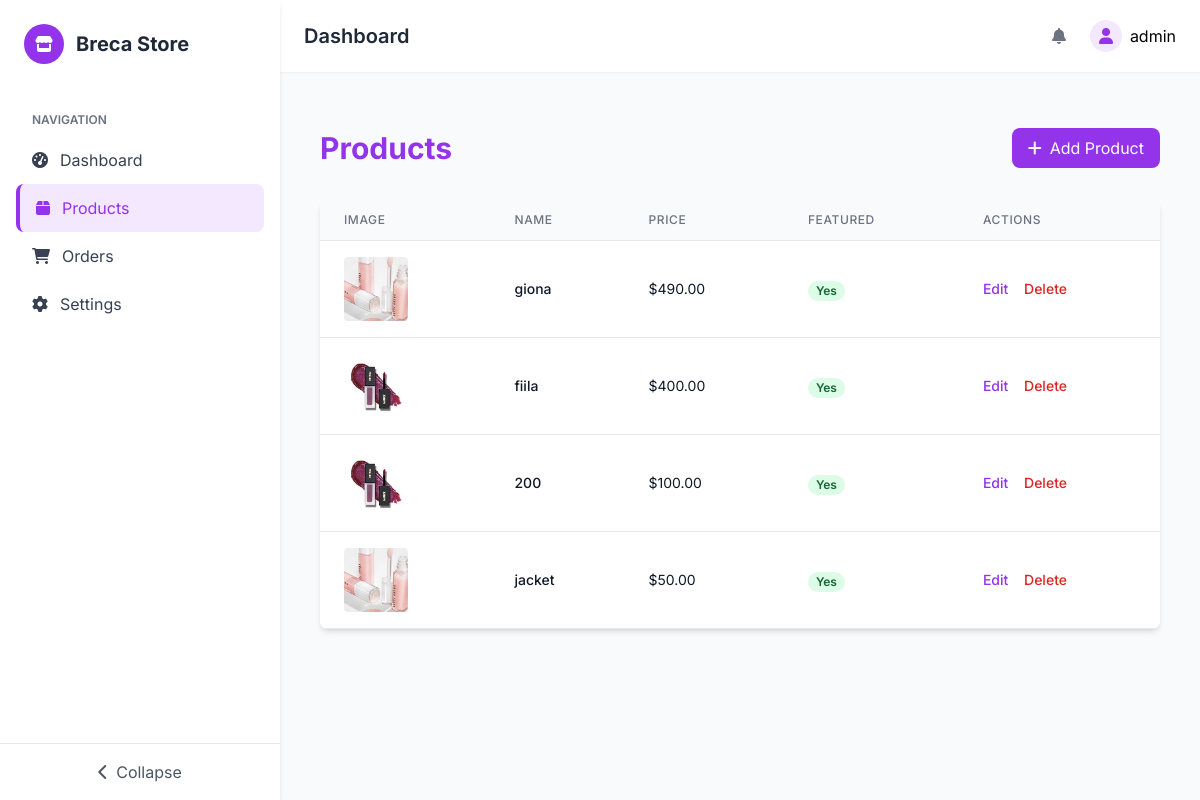
Screenshot of /admin-panel/products/ (signed in) with the database file from the repository.
### store/models.py (models this page shows, shortened)
class StoreSettings(models.Model):
    store_name = models.CharField(max_length=100)
    email = models.EmailField()
    address = models.TextField()
    phone = models.CharField(max_length=20)
    whatsapp = models.CharField(max_length=20)
    instagram = models.URLField(blank=True)
    facebook = models.URLField(blank=True)
    twitter = models.URLField(blank=True)
    logo = models.ImageField(upload_to='store/logos/', blank=True)
    class Meta:
        verbose_name = 'Store Settings'
        verbose_name_plural = 'Store Settings'

class Product(models.Model):
    name = models.CharField(max_length=200)
    price = models.DecimalField(max_digits=10, decimal_places=2)
    description = models.TextField()
    image = models.ImageField(upload_to='products/')
    featured = models.BooleanField(default=False)
    created_at = models.DateTimeField(auto_now_add=True)

### store/views.py (the view)
# urls.py: path('admin-panel/products/', views.admin_products, name='admin_products'),
@user_passes_test(is_admin)
def admin_products(request):
    products = Product.objects.all().order_by('-created_at')
    return render(request, 'store/admin/products.html', {
        'products': products,
    })

### store/context_processors.py (called while the page is built)
def store_settings(request):
    settings = StoreSettings.objects.first()
    return {'store_settings': settings}

### store/views.py (called while the page is built)
def is_admin(user):
    return user.is_staff

### store/templates/store/admin/products.html (shortened to what this page needs)
{% extends 'store/admin/base.html' %}
{% block content %}
<div class="container mx-auto px-4 py-8">
    <div class="flex justify-between items-center mb-8">
        <h1 class="text-3xl font-bold text-[#9333EA]">Products</h1>
        <a href="{% url 'admin_product_add' %}" class="bg-purple-600 hover:bg-purple-700 text-white px-4 py-2 rounded-lg flex items-center">
            <i class="fas fa-plus mr-2"></i> Add Product
        </a>
    </div>
    <div class="bg-white rounded-lg shadow-md overflow-hidden">
        <div class="overflow-x-auto">
            <table class="min-w-full divide-y divide-gray-200">
                <thead class="bg-gray-50">
                    <tr>
                        <th scope="col" class="px-6 py-3 text-left text-xs font-medium text-gray-500 uppercase tracking-wider">Image</th>
                        <th scope="col" class="px-6 py-3 text-left text-xs font-medium text-gray-500 uppercase tracking-wider">Name</th>
                        <th scope="col" class="px-6 py-3 text-left text-xs font-medium text-gray-500 uppercase tracking-wider">Price</th>
                        <th scope="col" class="px-6 py-3 text-left text-xs font-medium text-gray-500 uppercase tracking-wider">Featured</th>
                        <th scope="col" class="px-6 py-3 text-left text-xs font-medium text-gray-500 uppercase tracking-wider">Actions</th>
                    </tr>
                </thead>
                <tbody class="bg-white divide-y divide-gray-200">
                    {% for product in products %}
                    <tr>
                        <td class="px-6 py-4 whitespace-nowrap">
                            <img src="{{ product.image.url }}" alt="{{ product.name }}" class="h-16 w-16 object-cover rounded">
                        </td>
                        <td class="px-6 py-4 whitespace-nowrap">
                            <div class="text-sm font-medium text-gray-900">{{ product.name }}</div>
                        </td>
                        <td class="px-6 py-4 whitespace-nowrap">
                            <div class="text-sm text-gray-900">${{ product.price }}</div>
                        </td>
                        <td class="px-6 py-4 whitespace-nowrap">
                            {% if product.featured %}
                            <span class="px-2 inline-flex text-xs leading-5 font-semibold rounded-full bg-green-100 text-green-800">
                                Yes
                            </span>
                            {% else %}
                            <span class="px-2 inline-flex text-xs leading-5 font-semibold rounded-full bg-gray-100 text-gray-800">
                                No
                            </span>
                            {% endif %}
                        </td>
                        <td class="px-6 py-4 whitespace-nowrap text-sm font-medium">
                            <a href="{% url 'admin_product_edit' product.id %}" class="text-purple-600 hover:text-purple-900 mr-3">Edit</a>
                            <a href="{% url 'admin_product_delete' product.id %}" class="text-red-600 hover:text-red-900">Delete</a>
                        </td>
                    </tr>
                    {% empty %}
                    <tr>
                        <td colspan="5" class="px-6 py-4 text-center text-gray-500">No products found</td>
                    </tr>
                    {% endfor %}
                </tbody>
            </table>
        </div>
    </div>
</div>
{% endblock %}

### store/templates/store/admin/base.html (shortened to what this page needs)
{% load static %}
<!DOCTYPE html>
<html lang="en">
<head>
    <script src="https://cdn.tailwindcss.com"></script>
    <link rel="stylesheet" href="https://cdnjs.cloudflare.com/ajax/libs/font-awesome/6.0.0/css/all.min.css">
</head>
<body class="bg-gray-50">
    <div id="sidebar" class="sidebar fixed h-full bg-white shadow-md z-30">
        <div class="p-6 flex items-center">
            <div class="w-10 h-10 rounded-full bg-purple-600 flex items-center justify-center text-white">
                <i class="fas fa-store"></i>
            </div>
            <span class="logo-text ml-3 text-xl font-bold text-gray-800">{{ store_settings.store_name }}</span>
        </div>
        <div class="px-4 py-6">
            <div class="text-xs uppercase text-gray-500 font-semibold mb-2 px-4">Navigation</div>
            <ul>
                <li>
                    <a href="{% url 'admin_dashboard' %}" class="nav-item flex items-center px-4 py-3 text-gray-700 rounded-lg {% if request.path == '/admin-panel/' %}active{% endif %}">
                        <i class="fas fa-tachometer-alt"></i>
                        <span class="nav-text ml-3">Dashboard</span>
                    </a>
                </li>
                <li>
                    <a href="{% url 'admin_products' %}" class="nav-item flex items-center px-4 py-3 text-gray-700 rounded-lg {% if '/admin-panel/products/' in request.path %}active{% endif %}">
                        <i class="fas fa-box"></i>
                        <span class="nav-text ml-3">Products</span>
                    </a>
                </li>
                <li>
                    <a href="{% url 'admin_orders' %}" class="nav-item flex items-center px-4 py-3 text-gray-700 rounded-lg {% if '/admin-panel/orders/' in request.path %}active{% endif %}">
                        <i class="fas fa-shopping-cart"></i>
                        <span class="nav-text ml-3">Orders</span>
                    </a>
                </li>
                <li>
                    <a href="{% url 'admin_settings' %}" class="nav-item flex items-center px-4 py-3 text-gray-700 rounded-lg {% if '/admin-panel/settings/' in request.path %}active{% endif %}">
                        <i class="fas fa-cog"></i>
                        <span class="nav-text ml-3">Settings</span>
                    </a>
                </li>
            </ul>
        </div>
        <div class="absolute bottom-0 left-0 right-0 p-4 border-t border-gray-200">
            <button id="toggleSidebar" class="w-full flex items-center justify-center text-gray-600 hover:text-purple-600">
                <i class="fas fa-chevron-left"></i>
                <span class="nav-text ml-2">Collapse</span>
            </button>
        </div>
    </div>
    <div id="contentArea" class="content-area min-h-screen">
        <header class="bg-white shadow-sm">
            <div class="flex justify-between items-center px-6 py-4">
                <div class="flex items-center">
                    <h1 class="text-xl font-semibold text-gray-800">{% block page_title %}Dashboard{% endblock %}</h1>
                </div>
                <div class="flex items-center space-x-4">
                    <div class="relative">
                        <button id="notificationsBtn" class="p-2 text-gray-500 hover:text-purple-600 relative">
                            <i class="fas fa-bell"></i>
                        </button>
                    </div>
                    <div class="relative">
                        <button id="userMenuBtn" class="flex items-center space-x-2">
                            <div class="w-8 h-8 rounded-full bg-purple-100 flex items-center justify-center text-purple-600">
                                <i class="fas fa-user"></i>
                            </div>
                            <span class="hidden md:inline">{{ request.user.username }}</span>
                        </button>
                    </div>
                </div>
            </div>
        </header>
        <main class="p-6">
            {% block content %}{% endblock %}
        </main>
    </div>
</body>
</html>

### store/templates/store/admin/base.html (style rules this page uses)
:root { --primary-purple: #9333EA; --light-purple: #F3E8FF; --dark-purple: #6B21A8; }
body { font-family: 'Inter', sans-serif; background-color: #f9fafb; }
.sidebar { width: 280px; transition: all 0.3s ease; }
.content-area { margin-left: 280px; transition: all 0.3s ease; }
.nav-item.active { background-color: var(--light-purple); color: var(--primary-purple); border-left: 4px solid var(--primary-purple); }
table { min-width: 100%; }
th { font-weight: 600; text-transform: uppercase; font-size: 0.75rem; letter-spacing: 0.05em; color: #6B7280; }
td, th { padding: 0.75rem 1.5rem; text-align: left; border-bottom: 1px solid #E5E7EB; }

### rows the page displays
StoreSettings: store_name "Breca Store"
Product: image (picture), name "giona", price "490.00", featured "Yes"
Product: image (picture), name "fiila", price "400.00", featured "Yes"
Product: image (picture), name "200", price "100.00", featured "Yes"
Product: image (picture), name "jacket", price "50.00", featured "Yes"

### other values shown
{{ request.user.username }} "admin"
